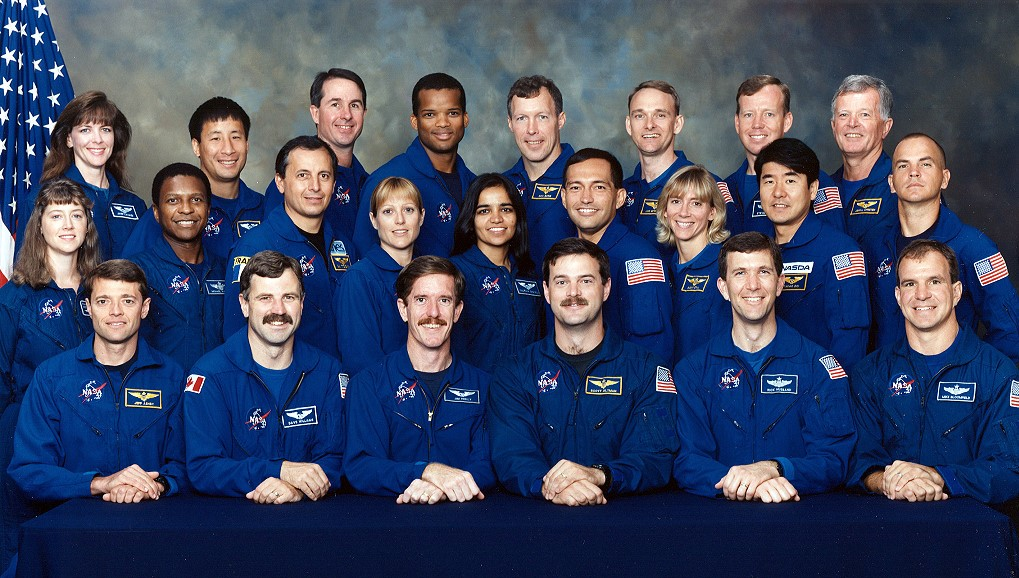
#> input picture dataset/nasa.jpg, 1019 x 578 px, found by its file name
$ python w06_FaceDetection.py
#> lines starting #> are read from the running program, lines starting #| are printed output that depends on the picture; after the words box and inside, x2 and y2 are one past the last pixel; in counts of white or black regions, pixels touching at a corner belong together
import cv2
import numpy as np

faceCascade = cv2.CascadeClassifier("dataset/haarcascade_frontalface_default.xml")
img = cv2.imread("dataset/nasa.jpg")
#> img is the input picture: shape (578, 1019, 3); mean B, G, R 96.8, 71.4, 62.5
gray = cv2.cvtColor(img,cv2.COLOR_BGR2GRAY)
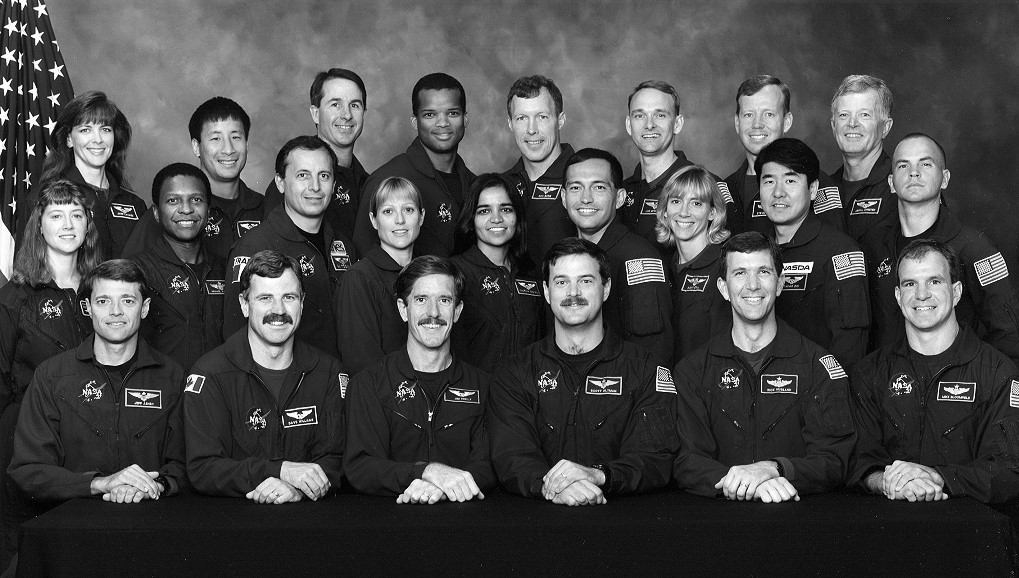
#> gray: shape (578, 1019); min 0, max 255, mean 71.6

faces = faceCascade.detectMultiScale(gray,scaleFactor=1.3,minNeighbors=3,minSize=(15,15))
#> faces = 23 rows, first 6: [468, 188, 56, 56], [317, 82, 56, 56], [414, 93, 55, 55], [623, 94, 56, 56], [731, 93, 55, 55], [504, 95, 59, 59]

print("Detect {0} face".format(len(faces)))
#| Detect 23 face
for(x,y,w,h) in faces:
    cv2.rectangle(img,(x,y),(x+w,y+h),(0,255,0),2)
#> this loop made 23 passes
#> (x, y, w, h) on passes 1 to 12: (468, 188, 56, 56), (317, 82, 56, 56), (414, 93, 55, 55), (623, 94, 56, 56), (731, 93, 55, 55), (504, 95, 59, 59), (69, 110, 52, 52), (198, 117, 56, 56), (283, 153, 59, 59), (750, 158, 60, 60), (556, 163, 62, 62), (157, 178, 55, 55)
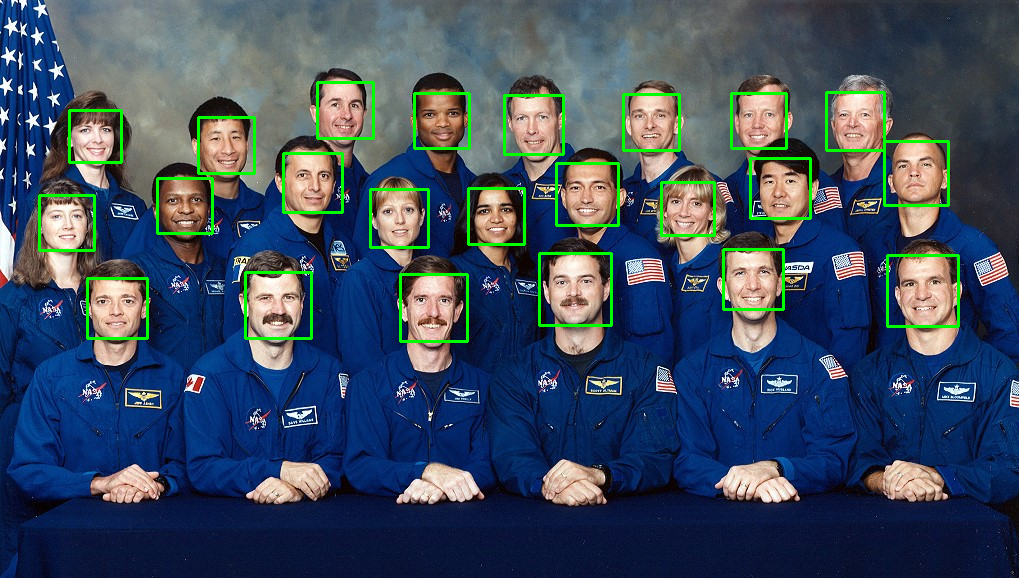
#> img: shape (578, 1019, 3); 2.76% of pixels changed, all inside (x1, y1, x2, y2) = (38, 81, 960, 343)

cv2.imshow("Face Detection",img)

cv2.waitKey(0)
cv2.destroyAllWindows()
